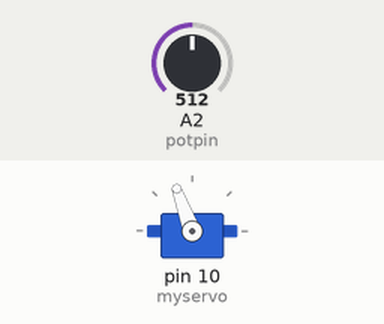
The sketch below on a simulated Arduino Uno, built with avr-gcc and run on an emulated ATmega328P. Shown: servo. The test bench sets the inputs (shaded band); at power-on: A2 (potpin) = 512. What the sketch prints to the serial monitor is not drawn.

Above: at 1.2 s.
1.3 s: A2 (potpin) set to 716
At 2.2 s:
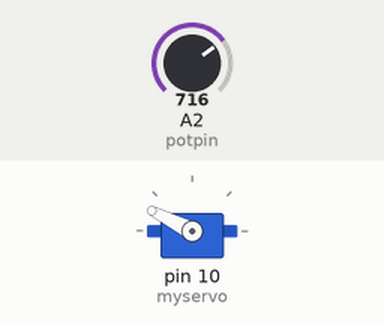
2.8 s: A2 (potpin) set to 900
At 3.3 s:
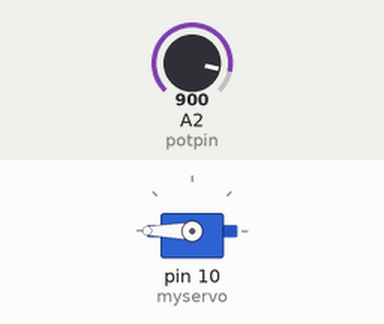
4.3 s: A2 (potpin) set to 306
At 5.5 s:
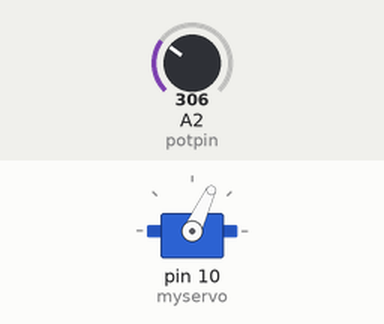
5.8 s: A2 (potpin) set to 122
At 6.8 s:
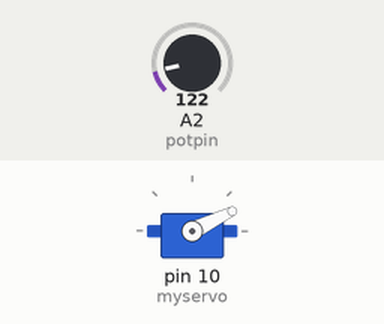
7.3 s: A2 (potpin) set to 0
At 7.9 s:
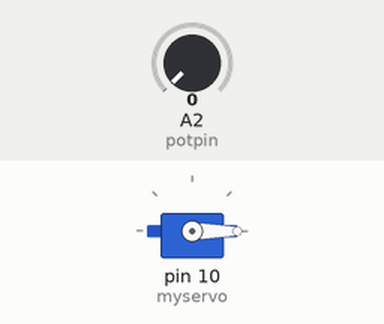
8.8 s: A2 (potpin) set to 1023
At 9.1 s:
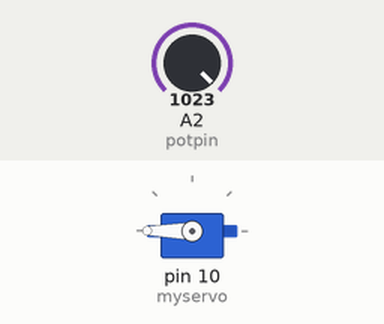
Timing chart, 0 to 11.3 s (numbered marks = the images above; inputs shaded):
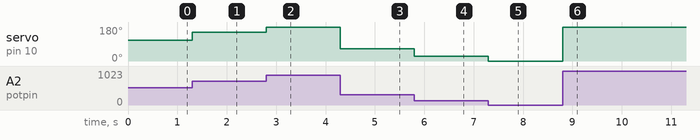

The sketch:

Servo_Angle_Test.ino
```cpp
/*
 Controlling a servo position using a potentiometer (variable resistor)
 by Michal Rinott <http://people.interaction-ivrea.it/m.rinott>

 modified on 8 Nov 2013
 by Scott Fitzgerald
 http://www.arduino.cc/en/Tutorial/Knob
*/

#include <Servo.h>

Servo myservo;  // create servo object to control a servo

int potpin = 2;  // analog pin used to connect the potentiometer
int val;    // variable to read the value from the analog pin

void setup() {
  Serial.begin(115200);
  myservo.attach(10);  // attaches the servo on pin 9 to the servo object
}

void loop() {
  val = analogRead(potpin);            // reads the value of the potentiometer (value between 0 and 1023)
  val = map(val, 0, 1023, 0, 220);     // scale it to use it with the servo (value between 0 and 180)
//  int i=0;
//  while(i<180){
//  myservo.write(i);
//  Serial.println(i);
//  delay(1000);        // waits for the servo to get there
//  i+=20;
//  }
  myservo.write(val);                  // sets the servo position according to the scaled value
  Serial.println(val);
}
```

Measured:
- after the input at 1.3 s, servo on pin 10 (myservo): 110° → 153° at once
- after the input at 2.8 s, servo on pin 10 (myservo): 153° → 180° at once
- after the input at 4.3 s, servo on pin 10 (myservo): 180° → 65° at once
- after the input at 5.8 s, servo on pin 10 (myservo): 65° → 26° at once
- after the input at 7.3 s, servo on pin 10 (myservo): 26° → 0° at once
- after the input at 8.8 s, servo on pin 10 (myservo): 0° → 180° at once
